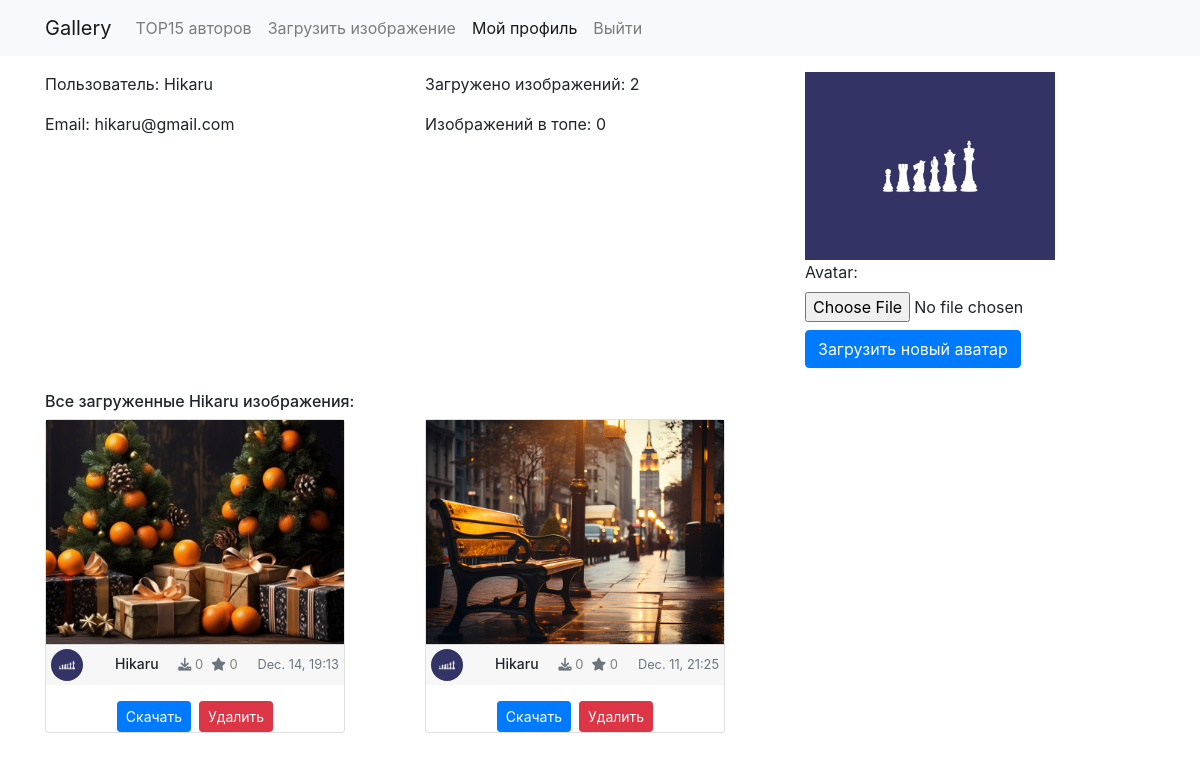
The app's page /users/profile/ (signed in), older data.
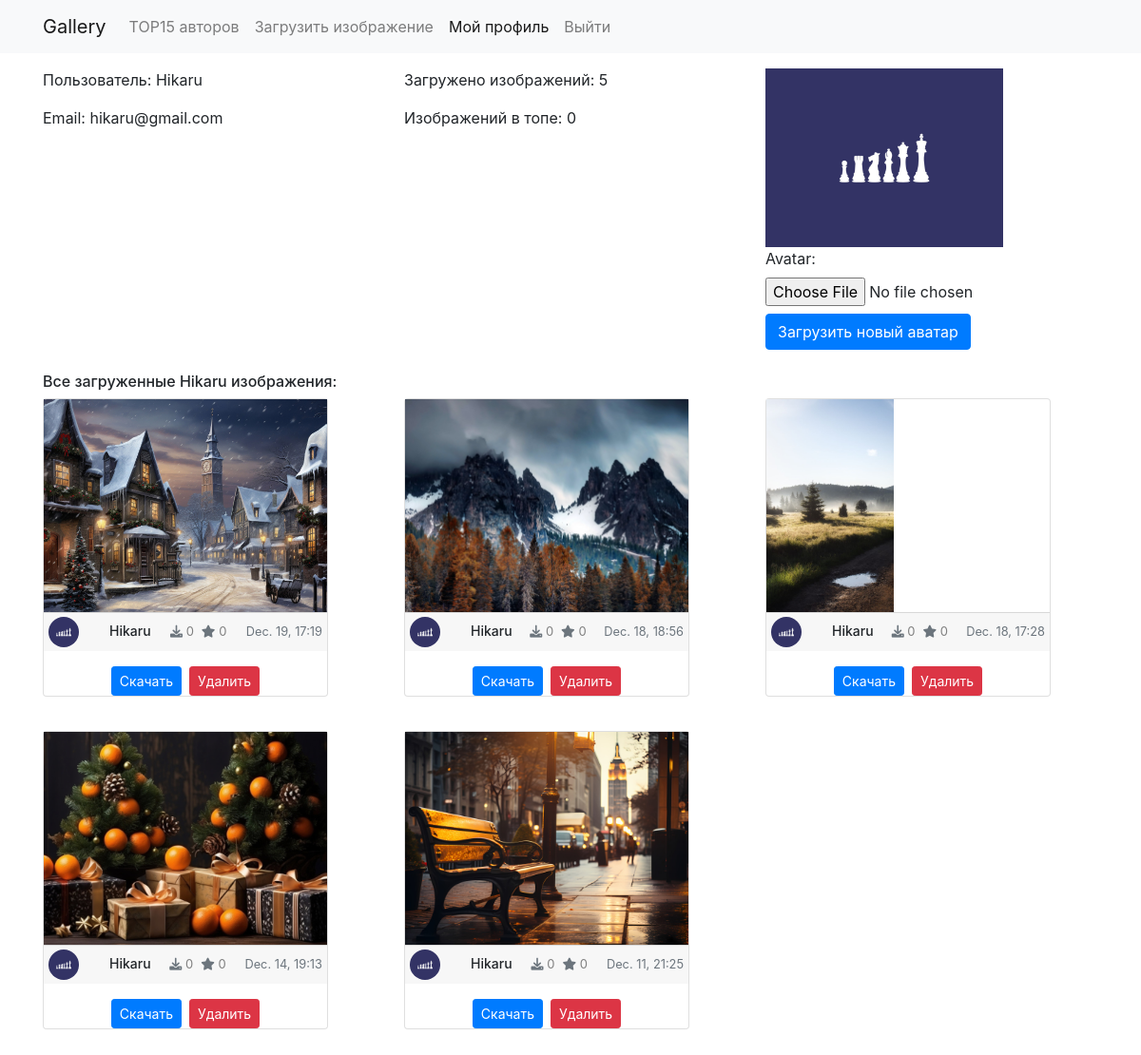
The same page, newer data.
### cards/models.py (models this page shows, shortened)
class Picture(models.Model):
    categories = (
        ('nature', 'Nature'),
        ('city', 'City'),
        ('cars', 'Cars'),
        ('animals', 'Animals'),
        ('Hi-Tech', 'Hi-Tech'),
        ('sport', 'Sport'),
        ('cosmos', 'Cosmos'),
        ('science', 'Science'),
        ('minimalism', 'Minimalism'),
        ('new year', 'Новый год'),
    )
    author = models.ForeignKey(User, on_delete=models.SET_NULL, null=True)
    image = models.ImageField(upload_to='images/')
    title = models.CharField('Название', max_length=50, default='')
    rating = models.IntegerField('Rating')  # Рейтинг изображения
    downloads = models.IntegerField('Скачали')  # Количество скачиваний
    tags = models.ManyToManyField(to=Tag, blank=True)
    date = models.DateTimeField('Дата публикации', auto_now_add=True)
    category = models.CharField(choices=categories, max_length=30)
    class Meta:
        ordering = ['date', 'rating']

### users/models.py (models this page shows, shortened)
class Account(models.Model):
    user = models.OneToOneField(User, on_delete=models.CASCADE, primary_key=True)
    nickname = models.CharField(max_length=100)
    account_image = models.ImageField(default='default.jpg', upload_to='account_images')
    image = models.ImageField(upload_to='images/')

### users/views.py (the view)
# urls.py: path('profile/', views.profile, name='profile'),
@login_required
def profile(request):
    user = request.user
    all_uploaded_images = Picture.objects.filter(author=user).order_by('-date')
    try:
        account = user.account
    except Account.DoesNotExist:
        account = Account.objects.create(user=user, nickname=user.username)
    if request.method == 'POST':
        form = AvatarUploadForm(request.POST, request.FILES)
        if form.is_valid():
            account.account_image = form.cleaned_data['avatar']
            account.save()
            return redirect('profile')
    else:
        form = AvatarUploadForm()
    context = {'user': user, 'uploaded_images': all_uploaded_images, 'form': form, 'active_page': 'profile'}
    return render(request, 'users/account.html', context)

### users/forms.py
class AvatarUploadForm(forms.Form):
    avatar = forms.ImageField()

### users/templates/users/account.html (shortened to what this page needs)
{% extends 'main/base.html' %}
{% load static %}
{% block content %}
<div class="row">
    <div class="col-md-4">
        <div class="user-info">
            <p>Пользователь: {{ user.username }}</p>
            <p>Email: {{ user.email }}</p>
        </div>
    </div>
    <div class="col-md-4">
        <div class="user-stats">
            <p>Загружено изображений: {{ user.picture_set.count }}</p>
            <p>Изображений в топе: {{ top_images|length }}</p>
        </div>
    </div>
    <div class="col-md-4">
        <div class="user-avatar">
            <img src="{{ user.account.account_image.url }}" alt="User Avatar" class="img-fluid small-avatar">
            <form method="post" enctype="multipart/form-data">
                {{ form }}
                <button type="submit" class="btn btn-primary mt-2">Загрузить новый аватар</button>
            </form>
        </div>
    </div>
</div>
<div class="row mt-4">
    <div class="col-md-12">
        <div class="all-user-images">
            <h6>Все загруженные {{ user.username }} изображения:</h6>
            <div class="row">
                {% for img in uploaded_images %}
                <div class="col-md-4 col-sm-6 mb-3">
                    <div class="card position-relative">
                        <div class="card-body">
                            <a href="{% url 'cards_image_detail' img.id %}">
                                <img src="{{ img.image.url }}" alt="Image" class="img-fluid">
                            </a>
                        </div>
                        <div class="card-footer d-flex justify-content-between align-items-center">
                            <div class="d-flex align-items-center">
                                <img src="{{ img.author.account.account_image.url }}" alt="Avatar Image"
                                     class="avatar mr-2">
                                <h5 class="card-title mb-0 ml-4">{{ img.author }}</h5>
                            </div>
                            <div class="d-flex flex-column align-items-end">
                                <div class="d-flex align-items-center">
                                    <p style="font-size:13px;color:gray;" class="mb-0 mr-2"><i class="fas fa-download text-muted"></i> {{ img.downloads }}</p>
                                    <p style="font-size:13px;color:gray;" class="mb-0"><i class="fas fa-star text-muted"></i> {{ img.rating }}</p>
                                </div>
                            </div>
                            <small class="text-muted">{{ img.date|date:"M. d, H:i" }}</small>
                        </div>
                        <div class="row mt-3">
                            <div class="col text-center">
                                <div class="d-flex justify-content-center">
                                    <form method="post" action="{% url 'download_image' img.id %}" class="mr-2">
                                        <button type="submit" class="btn btn-sm btn-primary">Скачать</button>
                                    </form>
                                    <form method="post" action="{% url 'delete_image' img.id %}">
                                        <button type="submit" class="btn btn-sm btn-danger">Удалить</button>
                                    </form>
                                </div>
                            </div>
                        </div>
                    </div>
                </div>
                {% endfor %}
            </div>
        </div>
    </div>
</div>
{% endblock %}

Row changes from the older to the newer data that the page shows:
added Picture: image (picture), author.account.account_image (picture), author "Hikaru", downloads "0", rating "0", date "Dec. 19, 17:19"
added Picture: image (picture), author.account.account_image (picture), author "Hikaru", downloads "0", rating "0", date "Dec. 18, 18:56"
added Picture: image (picture), author.account.account_image (picture), author "Hikaru", downloads "0", rating "0", date "Dec. 18, 17:28"
Text that changed along with them:
{{ user.picture_set.count }}: "2" → "5"
